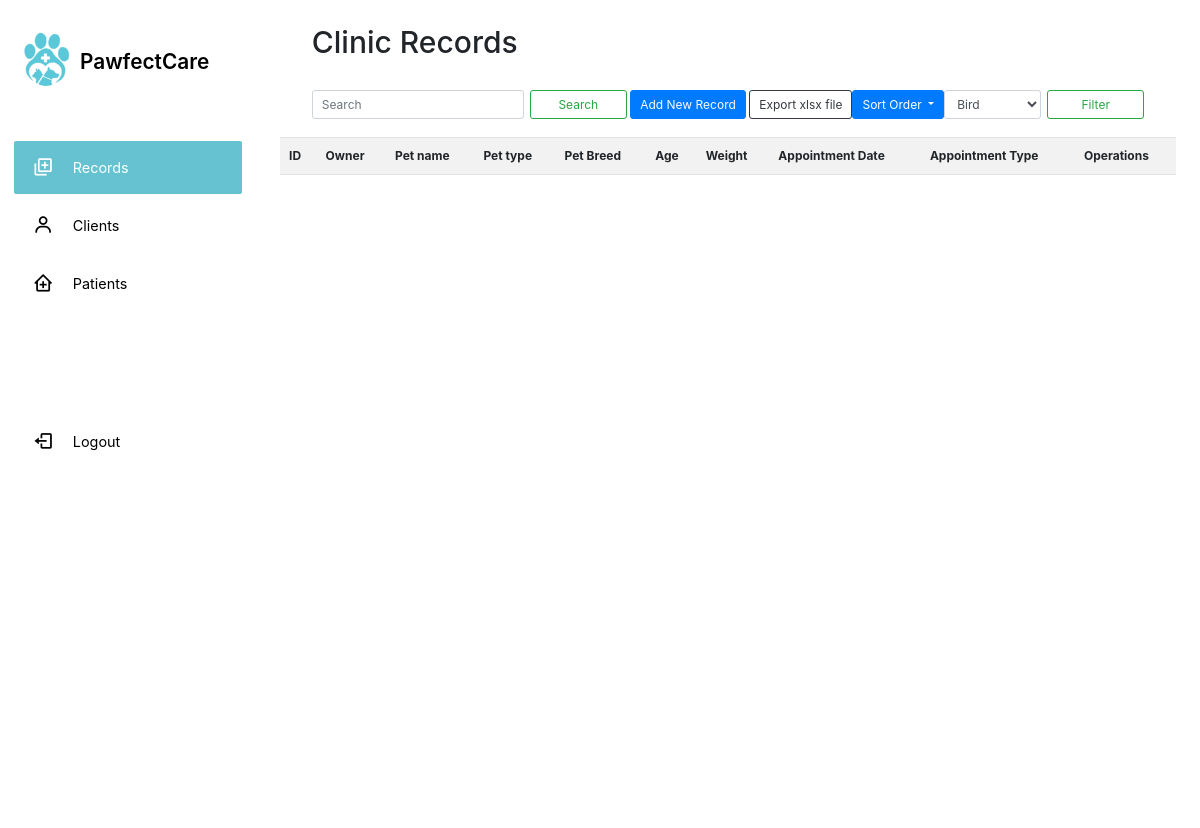
The app's page /filter-bird.php (signed in), older data.
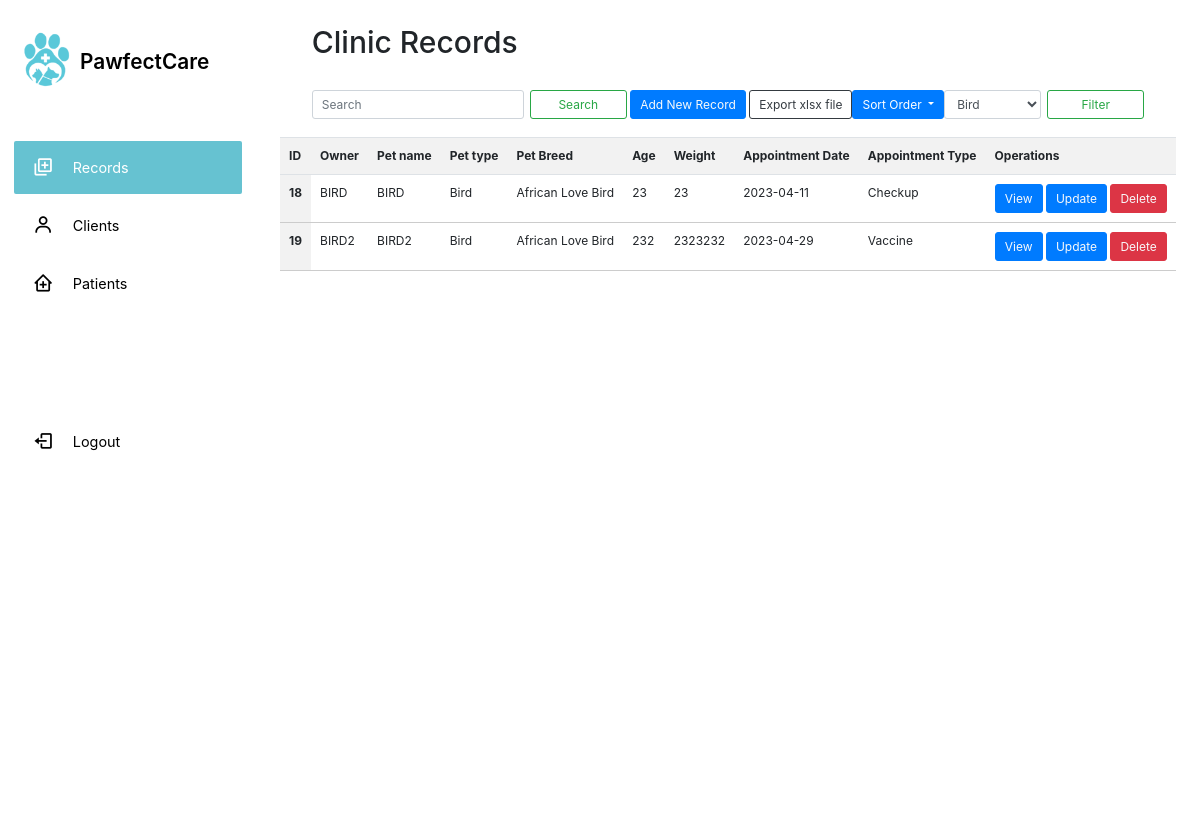
The same page, newer data.
### tables this page shows
CREATE TABLE `records` (
  `id` int(11) NOT NULL,
  `Owner` varchar(100) DEFAULT NULL,
  `Pet` varchar(30) NOT NULL,
  `Type` varchar(30) NOT NULL,
  `Breed` varchar(20) NOT NULL,
  `Age` varchar(20) NOT NULL,
  `Weight` varchar(20) NOT NULL,
  `AppointmentDate` date NOT NULL,
  `Appointment` varchar(50) NOT NULL,
  `Image` longblob NOT NULL
);

### filter-bird.php (the view, shortened to what this page needs)
<?
    require 'dbcon.php'; ?><!DOCTYPE html>
<html lang="en">
<head>
  <link href='https://unpkg.com/boxicons@2.0.9/css/boxicons.min.css' rel='stylesheet'>
  <link rel="stylesheet" href="clinic.css">
  <link rel="stylesheet" href="https://cdn.jsdelivr.net/npm/bootstrap@4.0.0/dist/css/bootstrap.min.css">
</head>
<body style="zoom:75%;">
  <nav style="zoom:133.35%;">
    <div class="sidebar-top">
      <img src="logo.png" class="logo" alt="">
      <h3 class="hide">PawfectCare</h3>
    </div>
    <div class="sidebar-links">
      <ul>
        <div class="active-tab"></div>
        <li >
          <a href="display.php" class="active" data-active="0">
            <div class="icon">
            <i class='bx bx-add-to-queue'></i>            </div>
            <span class="link hide">Records</span>
          </a>
        </li>
        <li class="tooltip-element" data-tooltip="1">
          <a href="clients.php" data-active="1">
            <div class="icon">
            <i class='bx bx-user'></i>
                    </div>
            <span class="link hide">Clients</span>
          </a>
        </li>
        <li class="tooltip-element" data-tooltip="2">
          <a href="patients.php" data-active="2">
            <div class="icon">
            <i class='bx bx-clinic'></i>          </div>
            <span class="link hide">Patients</span>
          </a>
        </li>
        <li class="logout" >
          <a href="login.php">
            <div class="icon">
            <i class='bx bx-log-out'></i>            </div>
            <span>Logout</span>
          </a>
        </li>
      </ul>
  </nav>
  <main>
<div class="container">
    <h1> Clinic Records</h1>
    <form class="form-inline my-2 my-lg-0 navbar-container">
    <input class="form-control mr-sm-2 col" type="search" placeholder="Search" aria-label="Search">
      <button class="btn btn-outline-success my-2 my-sm-0 col" type="submit">Search</button>
      <button class="btn btn-primary my-4 col"><a href="addrecord.php" class="text-light">Add New Record</a></button>
      <button id="downloadexcel" class="btn btn-outline-dark col">Export xlsx file</button>
      <div class="dropdown">
  <button class="btn btn-primary dropdown-toggle" type="button" id="sortDropdown" data-toggle="dropdown" aria-haspopup="true" aria-expanded="false">
    Sort Order
  </button>
</div>
<form class="form-inline my-2 my-lg-0 navbar-container">
  <select class="form-control mr-sm-2 col" id="pet-type">
    <option value="bird" selected>Bird</option>
  </select>
  <button class="btn btn-outline-success my-2 my-sm-0 col" type="button" id="filter-btn">Filter</button>
</form>
    </form>
  </div>
   <table class="table" id="table">
  <thead>
    <tr>
      <th scope="col">ID</th>
      <th scope="col">Owner</th>
      <th scope="col">Pet name</th>
      <th scope="col">Pet type</th>
      <th scope="col">Pet Breed </th>
      <th scope="col">Age</th>
      <th scope="col">Weight</th>
      <th scope="col">Appointment Date</th>
      <th scope="col">Appointment Type</th>
      <th scope="col">Operations</th>
    </tr>
  </thead>
  <tbody>
<?php
  $sortOrder = 'ASC';
  $sql="SELECT * FROM `records` WHERE `Type`='Bird' ORDER BY `AppointmentDate` $sortOrder";
  $result=mysqli_query($con,$sql);
        if($result){
           while($row=mysqli_fetch_assoc($result)){
            $id=$row['id'];
            $Owner=$row['Owner'];
            $Pet=$row['Pet'];
            $Type=$row['Type'];
            $Breed=$row['Breed'];
            $Age=$row['Age'];
            $Weight=$row['Weight'];
            $AppointmentDate=$row['AppointmentDate'];
            $Appointment=$row['Appointment'];
            echo ' <tr>
            <th scope="row"> '.$id.' </th>
            <td>'.$Owner.'</td>
            <td>'.$Pet.'</td>
            <td>'.$Type.'</td>
            <td>'.$Breed.'</td>
            <td>'.$Age.'</td>
            <td>'.$Weight.'</td>
            <td>'.$AppointmentDate.'</td>
            <td>'.$Appointment.'</td>
            <td>
        <button class="btn btn-primary"><a href="view.php? updateid='.$id.'" class="text-light">View</a></button>
        <button class="btn btn-primary"><a href="update.php? updateid='.$id.'" class="text-light">Update</a></button>
        <button class="btn btn-danger"><a href="delete.php? deleteid='.$id.'" class="text-light">Delete</a></button>
        </td>
          </tr> ';
           }
        }
?>
  </tbody>
</table>
</body>
</html>

### clinic.css (style rules this page uses)
*, *::before, *::after { padding: 0; margin: 0; box-sizing: border-box; }
body { font-family: "Poppins", sans-serif; overflow-x: hidden; background-color: #eeeeee; min-height: 100vh; display: flex; position: relative; zoom: 90%; }
a { text-decoration: none; }
ul { list-style: none; }
nav { position: sticky; top: 0; left: 0; height: 100vh; background-color: white; width: 16rem; padding: 1.8rem 0.85rem; color: black; display: flex; flex-direction: column; transition: width 0.5s ease-in-out; }
nav::before { content: ""; position: absolute; width: 2rem; height: 100%; top: 0; left: 100%; }
main { flex: 1; padding: 2rem; display: flex; flex-direction: column; }
main h1 { margin-bottom: 1rem; }
.sidebar-top { position: relative; display: flex; align-items: center; }
.sidebar-top .logo { width: 60px; }
.sidebar-top h3 { padding-left: 0.4rem; font-weight: 600; font-size: 1.30rem; margin-top: 1rem; }
.sidebar-links ul { position: relative; margin-top: 50px; }
.sidebar-links li { position: relative; padding: 2.5px 0; }
.sidebar-links a { color: black; font-weight: 400; font-size: 0.9rem; display: flex; align-items: center; height: 53px; }
.icon { font-size: 1.3rem; text-align: center; min-width: 3.7rem; display: grid; grid-template-columns: 1fr; grid-template-rows: 1fr; }
.icon i { grid-column: 1 / 2; grid-row: 1 / 2; }
.sidebar-links a.active { color: white; }
.sidebar-links a .link { transition: opacity 0.1s 0.2s, color 0.3s; }
.sidebar-links a.active i:first-child { opacity: 1; }
.sidebar-links a.active i:last-child { opacity: 1; }
.active-tab { width: 100%; height: 53px; background-color:#66c2d1;; border-radius: 2px; position: absolute; top: 2.5px; left: 0; transition: top 0.3s; }
.logout { margin-top: 100px; }
table { width: 100%; border-collapse: collapse; }
th, td { padding: 10px; text-align: left; border-bottom: 1px solid #ccc; }
th { background-color: #f2f2f2; font-weight: bold; }
td:last-child { text-align: center; }

Row changes from the older to the newer data that the page shows:
added records: id "18", Owner "BIRD", Pet "BIRD", Type "Bird", Breed "African Love Bird", Age "23", Weight "23", AppointmentDate "2023-04-11", Appointment "Checkup"
added records: id "19", Owner "BIRD2", Pet "BIRD2", Type "Bird", Breed "African Love Bird", Age "232", Weight "2323232", AppointmentDate "2023-04-29", Appointment "Vaccine"
